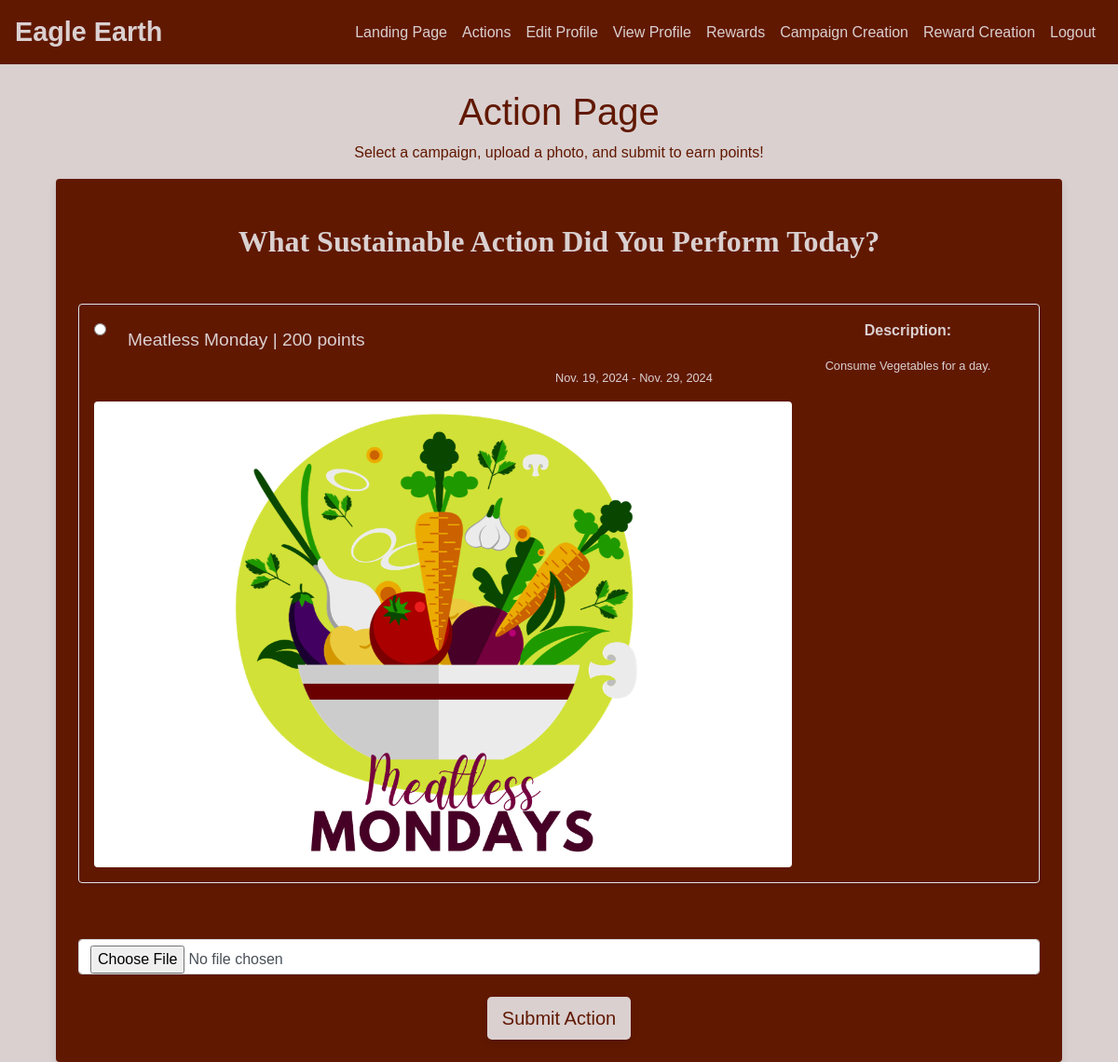
The app's page /actions/ (signed in) with its own data.
### users/models.py (models this page shows, shortened)
class Campaign(models.Model):
    title = models.CharField(max_length=200, help_text="Enter the title of the campaign")
    description = models.TextField(help_text="Enter a brief description of the campaign")
    start_date = models.DateField(help_text="Campaign start date")
    end_date = models.DateField(help_text="Campaign end date")
    image = models.ImageField(upload_to='campaign_images/', blank=True, null=True, help_text="Upload an image for the campaign")
    created_at = models.DateTimeField(auto_now_add=True)
    updated_at = models.DateTimeField(auto_now=True)
    points = models.IntegerField(default=0)
    completed_by = models.JSONField(default=list, help_text="List of users who have completed the campaign")
    class Meta:
        ordering = ['-start_date']

### users/views.py (the view, shortened to what this page needs)
# urls.py: path('actions/', views.action_page_view, name='actions'),
def action_page_view(request):
    user = request.user
    student = user.student
    ongoing_campaigns = Campaign.objects.filter(start_date__lte=now(), end_date__gte=now())
    return render(request, "action_page.html", {
        "ongoing_campaigns": ongoing_campaigns,
    })

### users/templates/action_page.html (shortened to what this page needs)
{% extends "layout.html" %}
{% block content %}
<div class="container mt-5 pt-5">
    <div class="text-center">
        <h1 class="fw-bold" style="color: #611800;">Action Page</h1>
        <p style="color: #611800;">Select a campaign, upload a photo, and submit to earn points!</p>
    </div>
    <form method="POST" enctype="multipart/form-data" class="p-4 rounded" style="background-color: #611800; box-shadow: 0 4px 8px rgba(0,0,0,0.1);">
        <h2 class="mt-4 mb-4" style="color: #dad0d0;">What Sustainable Action Did You Perform Today?</h2>
        {% if ongoing_campaigns %}
            <div class="form-group">
                <ol style="list-style: decimal inside; padding-left: 0;">
                    {% for campaign in ongoing_campaigns %}
                        <li class="mb-4">
                            <div class="p-3 border rounded" style="background-color: #611800; box-shadow: 0 2px 4px rgba(0,0,0,0.1);">
                                <div class="d-flex align-items-start">
                                    <div class="d-flex flex-column" style="flex-grow: 1;">
                                        <input
                                            type="radio"
                                            id="campaign_{{ campaign.id }}"
                                            name="campaign"
                                            value="{{ campaign.id }}"
                                            class="form-check-input mt-1 ms-auto"
                                            style="margin-left: auto; margin-top:10px">
                                        <label class="nav-link"
                                            for="campaign_{{ campaign.id }}"
                                            style="color: #dad0d0; margin-left: 20px;">
                                            {{ campaign.title }} | {{ campaign.points }} points
                                        </label>
                                        <p class="small mb-2" style="color: #dad0d0; margin-left:410px" >
                                            {{ campaign.start_date }} - {{ campaign.end_date }}
                                        </p>
                                        {% if campaign.image %}
                                            <div class="mt-2">
                                                <img src="{{ campaign.image.url }}" alt="{{ campaign.title }}" class="img-fluid rounded" style="max-width: 100%; height: auto;">
                                            </div>
                                        {% endif %}
                                    </div>
                                    <div class="ms-4" style="flex-basis: 40%; max-width: 400px; color: #dad0d0;">
                                        <p><strong>Description:</strong></p>
                                        <p class="small">{{ campaign.description }}</p>
                                    </div>
                                </div>
                            </div>
                        </li>
                    {% endfor %}
                </ol>
            </div>
        {% else %}
            <p class="text-muted text-center" style="color: #611800;">No ongoing campaigns available at the moment.</p>
        {% endif %}
        <div class="form-group mt-4">
            <label for="photo" class="fw-bold" style="color: #611800;">Upload a Photo (Required)</label>
            <input type="file" id="photo" name="photo" class="form-control" required>
        </div>
        <div class="text-center mt-4">
            <button type="submit" class="btn btn-lg" style="background-color: #dad0d0; color: #611800; box-shadow: 0 4px 6px rgba(0,0,0,0.1); border: none;">Submit Action</button>
        </div>
    </form>
</div>
{% endblock %}

### users/static/css/styles.css (style rules this page uses)
body { background-color: #dad0d0; color: #611800; font-family: 'Arial', sans-serif; }
.nav-link { color: #dad0d0 !important; transition: all 0.3s ease-in-out; position: relative; overflow: hidden; }
.nav-link::after { content: ''; position: absolute; bottom: 0; left: 0; width: 0; height: 2px; background-color: #ff9e80; transition: width 0.3s ease-in-out; }
h2 { font-family: 'Georgia', serif; font-weight: bold; text-align: center; margin-bottom: 20px; }
p { text-align: center; }
.container { margin-top: 50px; }
.form-group label { font-size: 1.2em; color: #611800; }

### records on screen
Campaign: title "Meatless Monday", points "200", start_date "Nov. 19, 2024", end_date "Nov. 29, 2024", image (picture), description "Consume Vegetables for a day."
